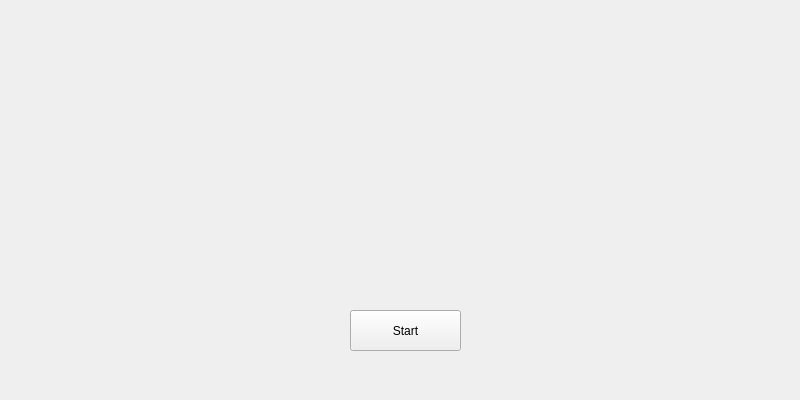
<?xml version="1.0" encoding="UTF-8"?>
<ui version="4.0">
 <class>MainWindow</class>
 <widget class="QMainWindow" name="MainWindow">
  <property name="enabled">
   <bool>true</bool>
  </property>
  <property name="geometry">
   <rect>
    <x>0</x>
    <y>0</y>
    <width>800</width>
    <height>400</height>
   </rect>
  </property>
  <property name="windowTitle">
   <string>MainWindow</string>
  </property>
  <widget class="QWidget" name="splashLayout">
   <property name="enabled">
    <bool>true</bool>
   </property>
   <widget class="QPushButton" name="pushStart">
    <property name="enabled">
     <bool>true</bool>
    </property>
    <property name="geometry">
     <rect>
      <x>350</x>
      <y>310</y>
      <width>111</width>
      <height>41</height>
     </rect>
    </property>
    <property name="sizePolicy">
     <sizepolicy hsizetype="Minimum" vsizetype="MinimumExpanding">
      <horstretch>0</horstretch>
      <verstretch>0</verstretch>
     </sizepolicy>
    </property>
    <property name="text">
     <string>Start</string>
    </property>
   </widget>
   <widget class="QLabel" name="teamLogo">
    <property name="enabled">
     <bool>true</bool>
    </property>
    <property name="geometry">
     <rect>
      <x>200</x>
      <y>-30</y>
      <width>400</width>
      <height>300</height>
     </rect>
    </property>
    <property name="sizePolicy">
     <sizepolicy hsizetype="Preferred" vsizetype="Preferred">
      <horstretch>0</horstretch>
      <verstretch>0</verstretch>
     </sizepolicy>
    </property>
    <property name="maximumSize">
     <size>
      <width>400</width>
      <height>400</height>
     </size>
    </property>
    <property name="focusPolicy">
     <enum>Qt::NoFocus</enum>
    </property>
    <property name="frameShape">
     <enum>QFrame::NoFrame</enum>
    </property>
    <property name="lineWidth">
     <number>0</number>
    </property>
    <property name="text">
     <string/>
    </property>
    <property name="pixmap">
     <pixmap resource="Resources.qrc">:/images/tp_logo.png</pixmap>
    </property>
    <property name="scaledContents">
     <bool>true</bool>
    </property>
    <property name="wordWrap">
     <bool>false</bool>
    </property>
   </widget>
  </widget>
 </widget>
 <layoutdefault spacing="6" margin="11"/>
 <resources>
  <include location="Resources.qrc"/>
 </resources>
 <connections/>
</ui>
